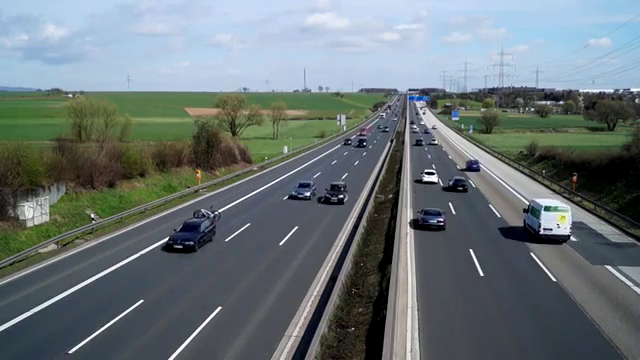
#> input picture frame 150 of Module/UI/traffic.mp4, 640 x 360 px
$ python cartrack.py
#> lines starting #> are read from the running program, lines starting #| are printed output that depends on the picture; after the words box and inside, x2 and y2 are one past the last pixel; in counts of white or black regions, pixels touching at a corner belong together
import numpy as np
import cv2
import pandas as pd

cap = cv2.VideoCapture('traffic.mp4')
# cap = cv2.VideoCapture(0)

frames_count = cap.get(cv2.CAP_PROP_FRAME_COUNT)
fps = cap.get(cv2.CAP_PROP_FPS)
# frames_count = 1000000
# fps = 26.830043291280184
width = int(cap.get(cv2.CAP_PROP_FRAME_WIDTH))
height = int(cap.get(cv2.CAP_PROP_FRAME_HEIGHT))

# creates a pandas data frame with the number of rows the same length as frame count
df = pd.DataFrame(index=range(int(frames_count)))
df.index.name = "Frames"

framenumber = 0  # keeps track of current frame
carscrossedup = 0  # keeps track of cars that crossed up
carscrosseddown = 0  # keeps track of cars that crossed down
carids = []  # blank list to add car ids
caridscrossed = []  # blank list to add car ids that have crossed
totalcars = 0  # keeps track of total cars

fgbg = cv2.createBackgroundSubtractorMOG2()  # create background subtractor

ret, frame = cap.read()  # import image
#> frame is the input picture: shape (360, 640, 3); mean B, G, R 119.3, 116.7, 106.3
ratio = 1  # resize ratio
image = cv2.resize(frame, (0, 0), None, ratio, ratio)  # resize image

while True:

    ret, frame = cap.read()  # import image
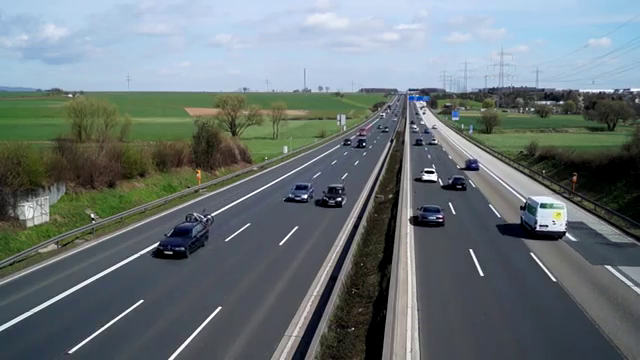
#> input picture frame 151 of Module/UI/traffic.mp4, 640 x 360 px
#> frame is the input picture: shape (360, 640, 3); mean B, G, R 119.3, 116.7, 106.3

    if ret:  # if there is a frame continue with code

        image = cv2.resize(frame, (0, 0), None, ratio, ratio)  # resize image

        gray = cv2.cvtColor(image, cv2.COLOR_BGR2GRAY)  # converts image to gray
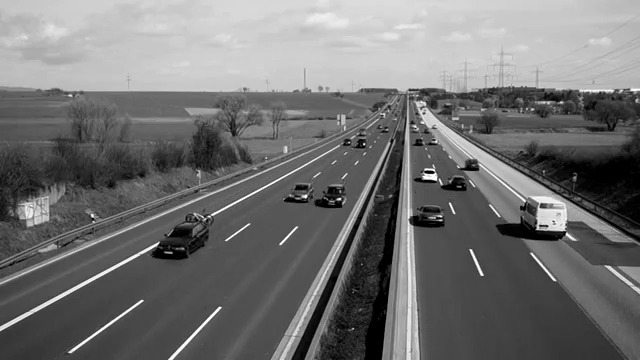
#> gray: shape (360, 640); min 0, max 255, mean 113.8

        fgmask = fgbg.apply(gray)  # uses the background subtraction
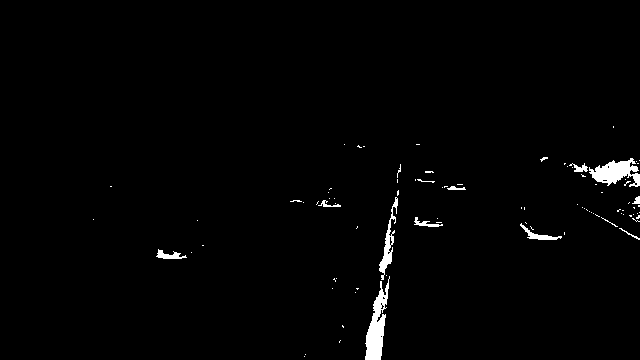
#> fgmask: shape (360, 640); values 127 (black) and 255 (white), 1.4% white; 90 white regions (77 under 20 px), largest, box (x1, y1, x2, y2) and area: (365, 276, 390, 360) 979, (589, 158, 640, 187) 814, (379, 197, 398, 280) 433

        # applies different thresholds to fgmask to try and isolate cars
        # just have to keep playing around with settings until cars are easily identifiable
        kernel = cv2.getStructuringElement(cv2.MORPH_ELLIPSE, (5, 5))  # kernel to apply to the morphology
        closing = cv2.morphologyEx(fgmask, cv2.MORPH_CLOSE, kernel)
#> closing: shape (360, 640); values 127 (black) and 255 (white), 1.7% white; 56 white regions (44 under 20 px), largest, box (x1, y1, x2, y2) and area: (365, 190, 399, 360) 1616, (564, 158, 640, 187) 1131, (520, 222, 563, 240) 218
        opening = cv2.morphologyEx(closing, cv2.MORPH_OPEN, kernel)
#> opening: shape (360, 640); values 127 (black) and 255 (white), 1.4% white; 14 white regions, largest, box (x1, y1, x2, y2) and area: (570, 159, 640, 187) 1085, (365, 285, 389, 360) 1030, (379, 229, 394, 273) 355
        dilation = cv2.dilate(opening, kernel)
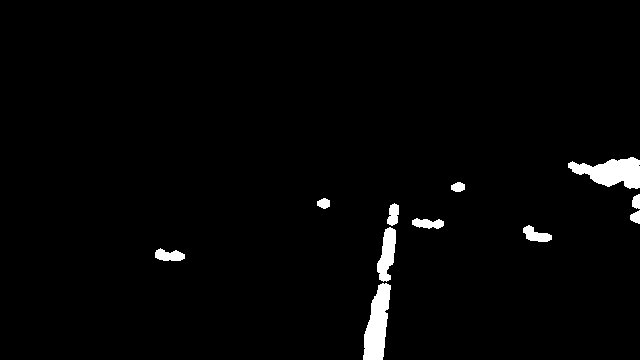
#> dilation: shape (360, 640); values 127 (black) and 255 (white), 2.1% white; 11 white regions, largest, box (x1, y1, x2, y2) and area: (568, 157, 640, 189) 1410, (363, 283, 391, 360) 1379, (377, 227, 396, 282) 653
        retvalbin, bins = cv2.threshold(dilation, 220, 255, cv2.THRESH_BINARY)  # removes the shadows
#> bins: shape (360, 640); 2.1% white; 11 white regions

        # creates contours
        contours, hierarchy = cv2.findContours(bins, cv2.RETR_TREE, cv2.CHAIN_APPROX_SIMPLE)
#> contours = 11 contours; largest, box (x1, y1, x2, y2) and area: (568, 157, 640, 189) 1318, (363, 283, 391, 360) 1287, (377, 227, 396, 282) 590, (523, 225, 552, 242) 245, (155, 248, 185, 261) 236

        # use convex hull to create polygon around contours
        hull = [cv2.convexHull(c) for c in contours]
#> hull = 11 contours; largest, box (x1, y1, x2, y2) and area: (568, 157, 640, 189) 1642, (363, 283, 391, 360) 1404, (377, 227, 396, 282) 706, (523, 225, 552, 242) 300, (155, 248, 185, 261) 279

        # draw contours
        cv2.drawContours(image, hull, -1, (0, 255, 0), 1)

        # line created to stop counting contours, needed as cars in distance become one big contour
        lineypos = 225
        cv2.line(image, (0, lineypos), (width, lineypos), (255, 0, 0), 2)

        # line y position created to count contours
        lineypos2 = 250
        cv2.line(image, (0, lineypos2), (width, lineypos2), (0, 255, 0), 2)
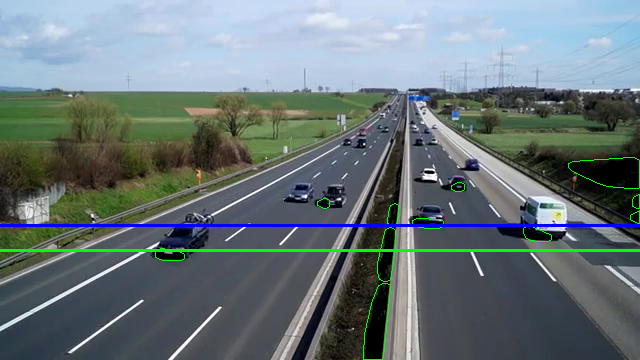
#> image: shape (360, 640, 3); mean B, G, R 119.8, 118.1, 104.8

        # min area for contours in case a bunch of small noise contours are created
        minarea = 300

        # max area for contours, can be quite large for buses
        maxarea = 50000

        # vectors for the x and y locations of contour centroids in current frame
        cxx = np.zeros(len(contours))
#> cxx = [0, 0, 0, 0, 0, 0, 0, 0, 0, 0, 0]
        cyy = np.zeros(len(contours))
#> cyy = [0, 0, 0, 0, 0, 0, 0, 0, 0, 0, 0]

        for i in range(len(contours)):  # cycles through all contours in current frame

            if hierarchy[0, i, 3] == -1:  # using hierarchy to only count parent contours (contours not within others)

                area = cv2.contourArea(contours[i])  # area of contour

                if minarea < area < maxarea:  # area threshold for contour

                    # calculating centroids of contours
                    cnt = contours[i]
                    M = cv2.moments(cnt)
                    cx = int(M['m10'] / M['m00'])
                    cy = int(M['m01'] / M['m00'])

                    if cy > lineypos:  # filters out contours that are above line (y starts at top)

                        # gets bounding points of contour to create rectangle
                        # x,y is top left corner and w,h is width and height
                        x, y, w, h = cv2.boundingRect(cnt)

                        # creates a rectangle around contour
                        cv2.rectangle(image, (x, y), (x + w, y + h), (255, 0, 0), 2)

                        # adds centroids that passed previous criteria to centroid list
                        cxx[i] = cx
                        cyy[i] = cy
#> this loop made 11 passes
#> (area, cx, cy, x, y, w, h) on passes 1, 3: (1287, 376, 324, 363, 283, 28, 77), (589.5, 386, 253, 377, 227, 19, 55)
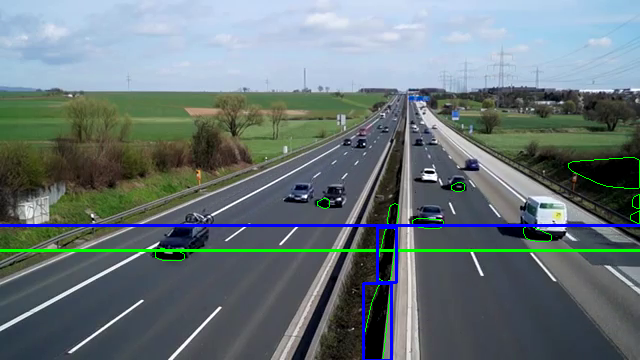
#> image: shape (360, 640, 3); 0.41% of pixels changed, all inside (x1, y1, x2, y2) = (362, 227, 398, 360)
#> after the loop, cxx = [376, 0, 386, 0, 0, 0, 0, 0, 0, 0, 0]; cyy = [324, 0, 253, 0, 0, 0, 0, 0, 0, 0, 0]

        # eliminates zero entries (centroids that were not added)
        cxx = cxx[cxx != 0]
#> cxx = [376, 386]
        cyy = cyy[cyy != 0]
#> cyy = [324, 253]

        # empty list to later check which centroid indices were added to dataframe
        minx_index2 = []
        miny_index2 = []

        # maximum allowable radius for current frame centroid to be considered the same centroid from previous frame
        maxrad = 25

        # The section below keeps track of the centroids and assigns them to old carids or new carids

        if len(cxx):  # if there are centroids in the specified area

            if not carids:  # if carids is empty

                for i in range(len(cxx)):  # loops through all centroids

                    carids.append(i)  # adds a car id to the empty list carids
                    df[str(carids[i])] = ""  # adds a column to the dataframe corresponding to a carid

                    # assigns the centroid values to the current frame (row) and carid (column)
#                     df.at[int(framenumber), str(carids[i])] = [cxx[i], cyy[i]]
                    df.at[framenumber, str(carids[i])] = [cxx[i], cyy[i]]

                    totalcars = carids[i] + 1  # adds one count to total cars
#> this loop made 2 passes
#> totalcars on passes 1 to 2: 1, 2
#> after the loop, carids = [0, 1]

            else:  # if there are already car ids

                dx = np.zeros((len(cxx), len(carids)))  # new arrays to calculate deltas
                dy = np.zeros((len(cyy), len(carids)))  # new arrays to calculate deltas

                for i in range(len(cxx)):  # loops through all centroids

                    for j in range(len(carids)):  # loops through all recorded car ids

                        # acquires centroid from previous frame for specific carid
#                         oldcxcy = df.iloc[int(framenumber - 1)][str(carids[j])]
                        oldcxcy = df.iloc[(framenumber - 1)][str(carids[j])]

                        # acquires current frame centroid that doesn't necessarily line up with previous frame centroid
                        curcxcy = np.array([cxx[i], cyy[i]])

                        if not oldcxcy:  # checks if old centroid is empty in case car leaves screen and new car shows

                            continue  # continue to next carid

                        else:  # calculate centroid deltas to compare to current frame position later

                            dx[i, j] = oldcxcy[0] - curcxcy[0]
                            dy[i, j] = oldcxcy[1] - curcxcy[1]

                for j in range(len(carids)):  # loops through all current car ids

                    sumsum = np.abs(dx[:, j]) + np.abs(dy[:, j])  # sums the deltas wrt to car ids

                    # finds which index carid had the min difference and this is true index
                    correctindextrue = np.argmin(np.abs(sumsum))
                    minx_index = correctindextrue
                    miny_index = correctindextrue

                    # acquires delta values of the minimum deltas in order to check if it is within radius later on
                    mindx = dx[minx_index, j]
                    mindy = dy[miny_index, j]

                    if mindx == 0 and mindy == 0 and np.all(dx[:, j] == 0) and np.all(dy[:, j] == 0):
                        # checks if minimum value is 0 and checks if all deltas are zero since this is empty set
                        # delta could be zero if centroid didn't move

                        continue  # continue to next carid

                    else:

                        # if delta values are less than maximum radius then add that centroid to that specific carid
                        if np.abs(mindx) < maxrad and np.abs(mindy) < maxrad:

                            # adds centroid to corresponding previously existing carid
                            df.at[framenumber, str(carids[j])] = [cxx[minx_index], cyy[miny_index]]
                            minx_index2.append(minx_index)  # appends all the indices that were added to previous carids
                            miny_index2.append(miny_index)

                for i in range(len(cxx)):  # loops through all centroids

                    # if centroid is not in the minindex list then another car needs to be added
                    if i not in minx_index2 and miny_index2:

                        df[str(totalcars)] = ""  # create another column with total cars
                        totalcars = totalcars + 1  # adds another total car the count
                        t = totalcars - 1  # t is a placeholder to total cars
                        carids.append(t)  # append to list of car ids
                        df.at[framenumber, str(t)] = [cxx[i], cyy[i]]  # add centroid to the new car id

                    elif curcxcy[0] and not oldcxcy and not minx_index2 and not miny_index2:
                        # checks if current centroid exists but previous centroid does not
                        # new car to be added in case minx_index2 is empty

                        df[str(totalcars)] = ""  # create another column with total cars
                        totalcars = totalcars + 1  # adds another total car the count
                        t = totalcars - 1  # t is a placeholder to total cars
                        carids.append(t)  # append to list of car ids
                        df.at[framenumber, str(t)] = [cxx[i], cyy[i]]  # add centroid to the new car id

        # The section below labels the centroids on screen

        currentcars = 0  # current cars on screen
        currentcarsindex = []  # current cars on screen carid index

        for i in range(len(carids)):  # loops through all carids

            if df.at[framenumber, str(carids[i])] != '':
                # checks the current frame to see which car ids are active
                # by checking in centroid exists on current frame for certain car id

                currentcars = currentcars + 1  # adds another to current cars on screen
                currentcarsindex.append(i)  # adds car ids to current cars on screen
#> this loop made 2 passes
#> after the loop, currentcars = 2; currentcarsindex = [0, 1]

        for i in range(currentcars):  # loops through all current car ids on screen

#             print(framenumber)
            # grabs centroid of certain carid for current frame
            curcent = df.iloc[framenumber][str(carids[currentcarsindex[i]])]

            # grabs centroid of certain carid for previous frame
            oldcent = df.iloc[(framenumber - 1)][str(carids[currentcarsindex[i]])]

            if curcent:  # if there is a current centroid
                if oldcent:  # checks if old centroid exists
                    # adds radius box from previous centroid to current centroid for visualization
                    xstart = oldcent[0] - maxrad
                    ystart = oldcent[1] - maxrad
                    xwidth = oldcent[0] + maxrad
                    yheight = oldcent[1] + maxrad
                    cv2.rectangle(image, (int(xstart), int(ystart)), (int(xwidth), int(yheight)), (0, 125, 0), 1)

                    # checks if old centroid is on or below line and curcent is on or above line
                    # to count cars and that car hasn't been counted yet
                    if oldcent[1] >= lineypos2 and curcent[1] <= lineypos2 and carids[
                        currentcarsindex[i]] not in caridscrossed:

                        carscrossedup = carscrossedup + 1
                        cv2.line(image, (0, lineypos2), (width, lineypos2), (0, 0, 255), 5)
                        caridscrossed.append(
                            currentcarsindex[i])  # adds car id to list of count cars to prevent double counting

                    # checks if old centroid is on or above line and curcent is on or below line
                    # to count cars and that car hasn't been counted yet
                    elif oldcent[1] <= lineypos2 and curcent[1] >= lineypos2 and carids[
                        currentcarsindex[i]] not in caridscrossed:

                        carscrosseddown = carscrosseddown + 1
                        cv2.line(image, (0, lineypos2), (width, lineypos2), (0, 0, 125), 5)
                        caridscrossed.append(currentcarsindex[i])
#> this loop made 2 passes
#> (curcent, oldcent) on passes 1 to 2: ([376, 324], ''), ([386, 253], '')
#> after the loop, caridscrossed = []; carscrosseddown = 0; carscrossedup = 0


        cv2.putText(image, "Cars out: " + str(carscrossedup), (0, 30), cv2.FONT_HERSHEY_DUPLEX, 0.5, (0, 170, 0), 1)
        cv2.putText(image, "Cars in: " + str(carscrosseddown), (0, 45), cv2.FONT_HERSHEY_DUPLEX, 0.5,(0, 170, 0), 1)
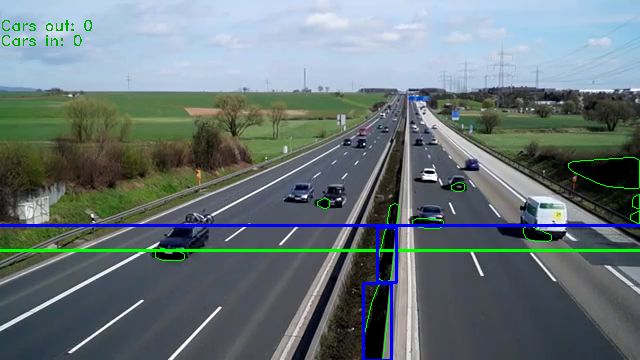
#> image: shape (360, 640, 3); mean B, G, R 120.2, 117.7, 104.2


        # displays images and transformations
        cv2.imshow("Car Count", image)
        cv2.moveWindow("countours", 0, 0)

# [16 lines of commented-out code are left out]
        framenumber = framenumber + 1

        k = cv2.waitKey(int(1000/fps)) & 0xff
#> (key Esc is pressed here)
        if k == 27:
            break

    else:  # if video is finished then break loop

        break

cap.release()
cv2.destroyAllWindows()

$ run again, starting later in the video
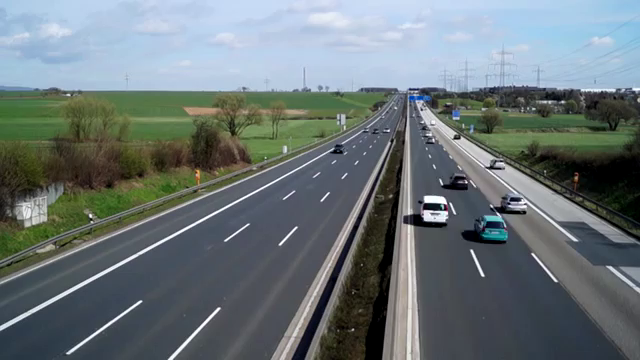
#> input picture frame 675 of Module/UI/traffic.mp4, 640 x 360 px
#> frame is the input picture: shape (360, 640, 3); mean B, G, R 119.4, 117.1, 106.7
#> `fgmask = fgbg.apply(gray)`:
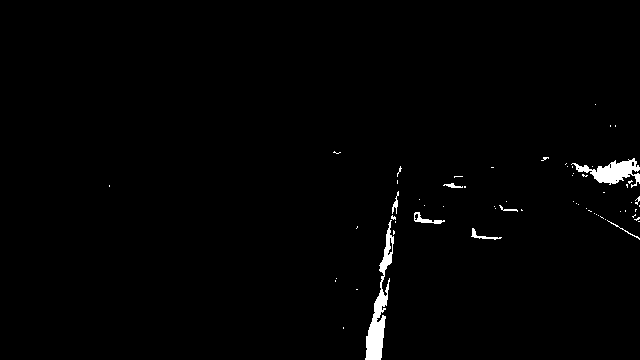
#> fgmask: shape (360, 640); values 127 (black) and 255 (white), 1.2% white; 63 white regions (54 under 20 px), largest, box (x1, y1, x2, y2) and area: (365, 220, 394, 360) 1297, (571, 158, 640, 188) 875, (414, 212, 445, 224) 130
#> closing: shape (360, 640); values 127 (black) and 255 (white), 1.4% white; 46 white regions (37 under 20 px), largest, box (x1, y1, x2, y2) and area: (365, 191, 399, 360) 1527, (565, 158, 640, 188) 1087, (414, 212, 445, 224) 149
#> opening: shape (360, 640); values 127 (black) and 255 (white), 1.1% white; 9 white regions (1 under 20 px), largest, box (x1, y1, x2, y2) and area: (570, 159, 640, 188) 1056, (365, 287, 388, 360) 987, (380, 229, 395, 273) 345
#> dilation: shape (360, 640); values 127 (black) and 255 (white), 1.7% white; 8 white regions, largest, box (x1, y1, x2, y2) and area: (568, 157, 640, 190) 1410, (363, 285, 390, 360) 1323, (378, 227, 397, 275) 563
#> bins: shape (360, 640); 1.7% white; 8 white regions
#> contours = 11 contours, 3 with area under 20; largest, box (x1, y1, x2, y2) and area: (568, 157, 640, 190) 1323, (363, 285, 390, 360) 1234, (378, 227, 397, 275) 510, (389, 201, 400, 224) 154, (412, 210, 427, 225) 135, (633, 195, 640, 208) 50, (632, 214, 640, 224) 46, (447, 181, 456, 190) 44
#> hull = 11 contours, 3 with area under 20; largest, box (x1, y1, x2, y2) and area: (568, 157, 640, 190) 1648, (363, 285, 390, 360) 1350, (378, 227, 397, 275) 580, (389, 201, 400, 224) 172, (412, 210, 427, 225) 148, (633, 195, 640, 208) 53, (632, 214, 640, 224) 49, (447, 181, 456, 190) 48
#> `cxx = np.zeros(len(contours))`: cxx = [0, 0, 0, 0, 0, 0, 0, 0, 0, 0, 0]
#> the loop `for i in range(len(contours)):` made 11 passes
#> (area, cx, cy, x, y, w, h) on passes 1 to 2: (1233.5, 376, 325, 363, 285, 27, 75), (509.5, 387, 250, 378, 227, 19, 48)
#> after the loop `for i in range(len(contours)):`: cxx = [376, 387, 0, 0, 0, 0, 0, 0, 0, 0, 0]; cyy = [325, 250, 0, 0, 0, 0, 0, 0, 0, 0, 0]
#> `cxx = cxx[cxx != 0]`: cxx = [376, 387]
#> `cyy = cyy[cyy != 0]`: cyy = [325, 250]
#> the loop `for i in range(len(cxx)):` made 2 passes
#> totalcars on passes 1 to 2: 1, 2
#> after the loop `for i in range(len(cxx)):`: carids = [0, 1]
#> the loop `for i in range(len(carids)):` made 2 passes
#> after the loop `for i in range(len(carids)):`: currentcars = 2; currentcarsindex = [0, 1]
#> the loop `for i in range(currentcars):` made 2 passes
#> (curcent, oldcent) on passes 1 to 2: ([376, 325], ''), ([387, 250], '')
#> after the loop `for i in range(currentcars):`: caridscrossed = []; carscrosseddown = 0
#> `cv2.putText(image, "Cars in: " + str(carscrosseddown), (0, 45), cv2.FO..`:
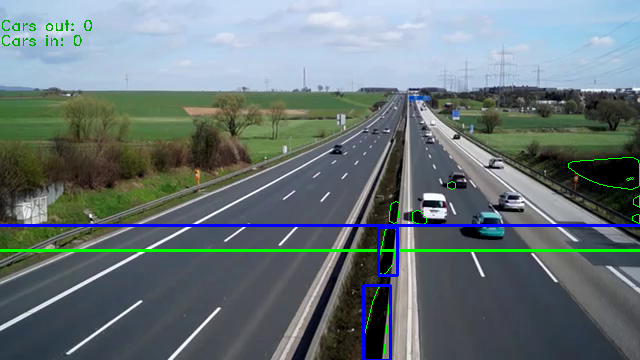
#> image: shape (360, 640, 3); mean B, G, R 120.3, 117.8, 104.6
